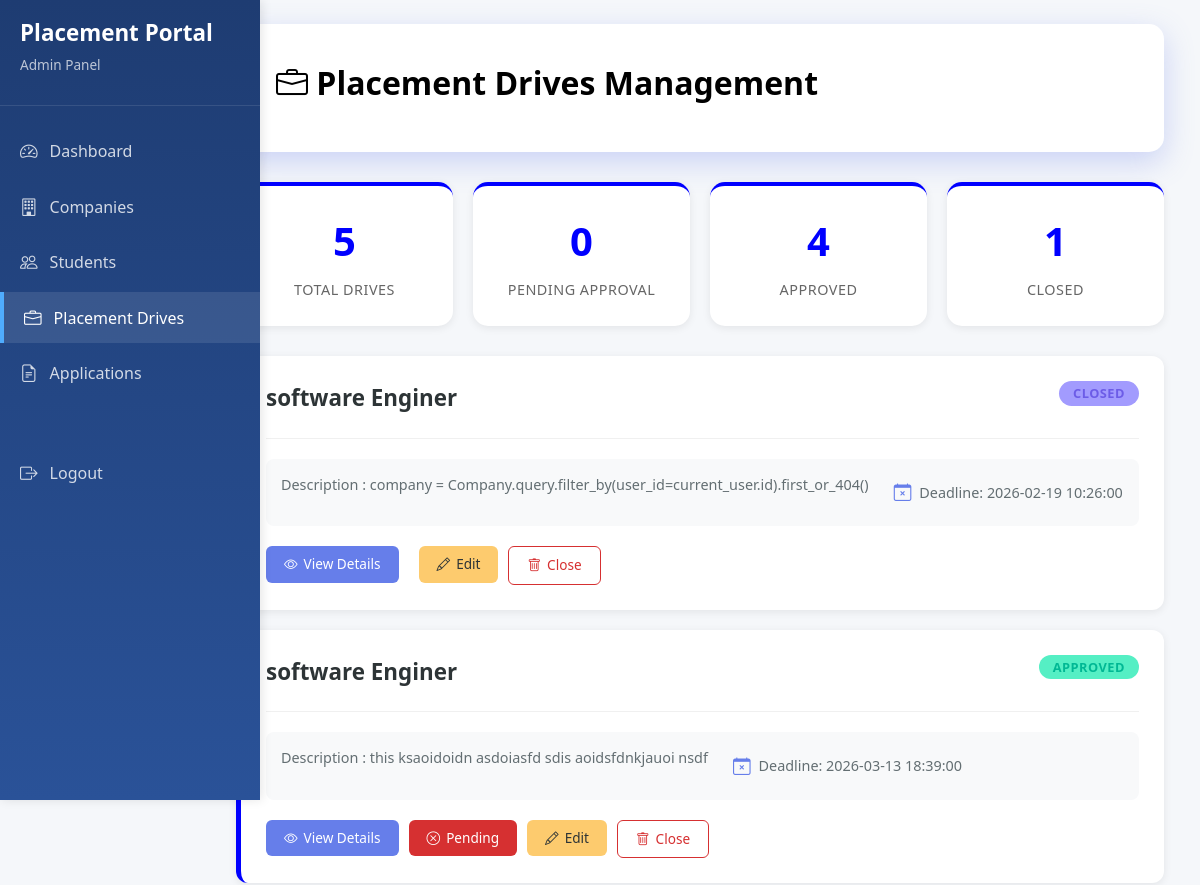
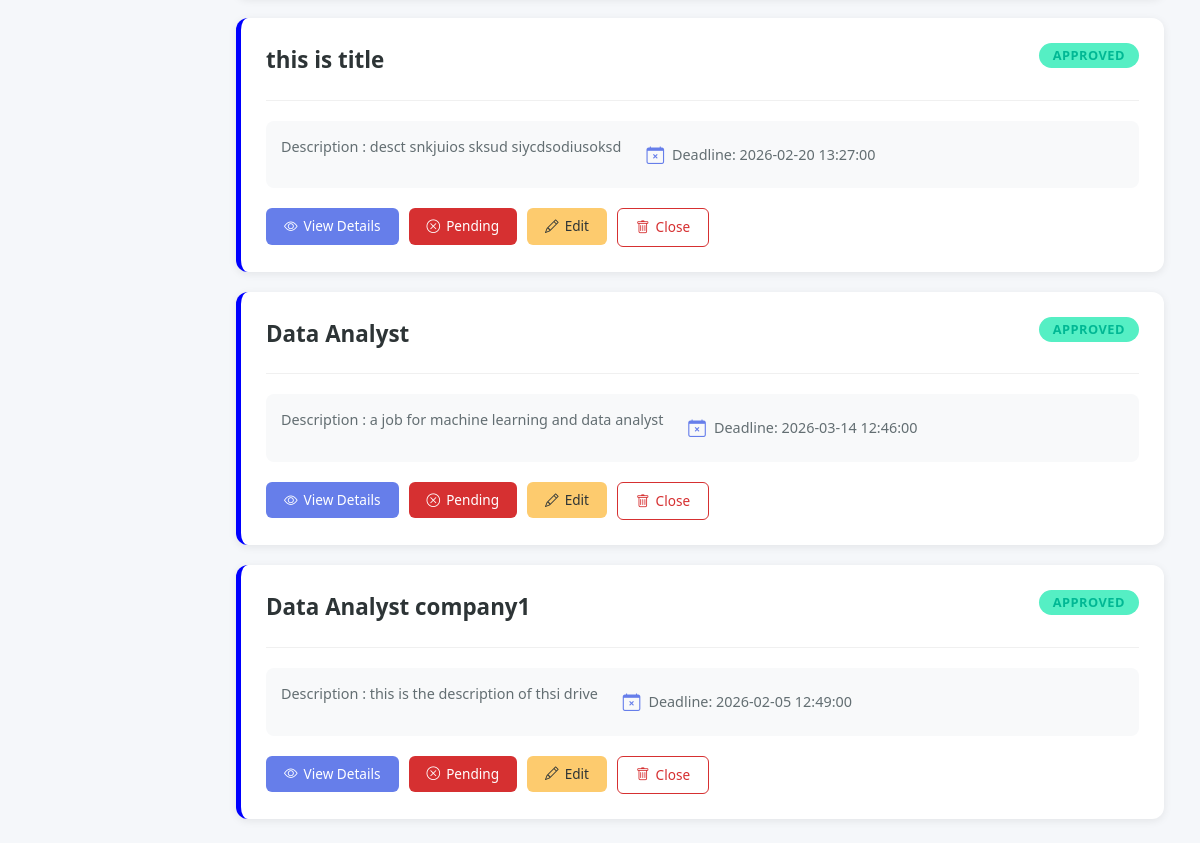
/admin/drives (signed in), run on an earlier commit of the app's database (2 pictures, top to bottom).
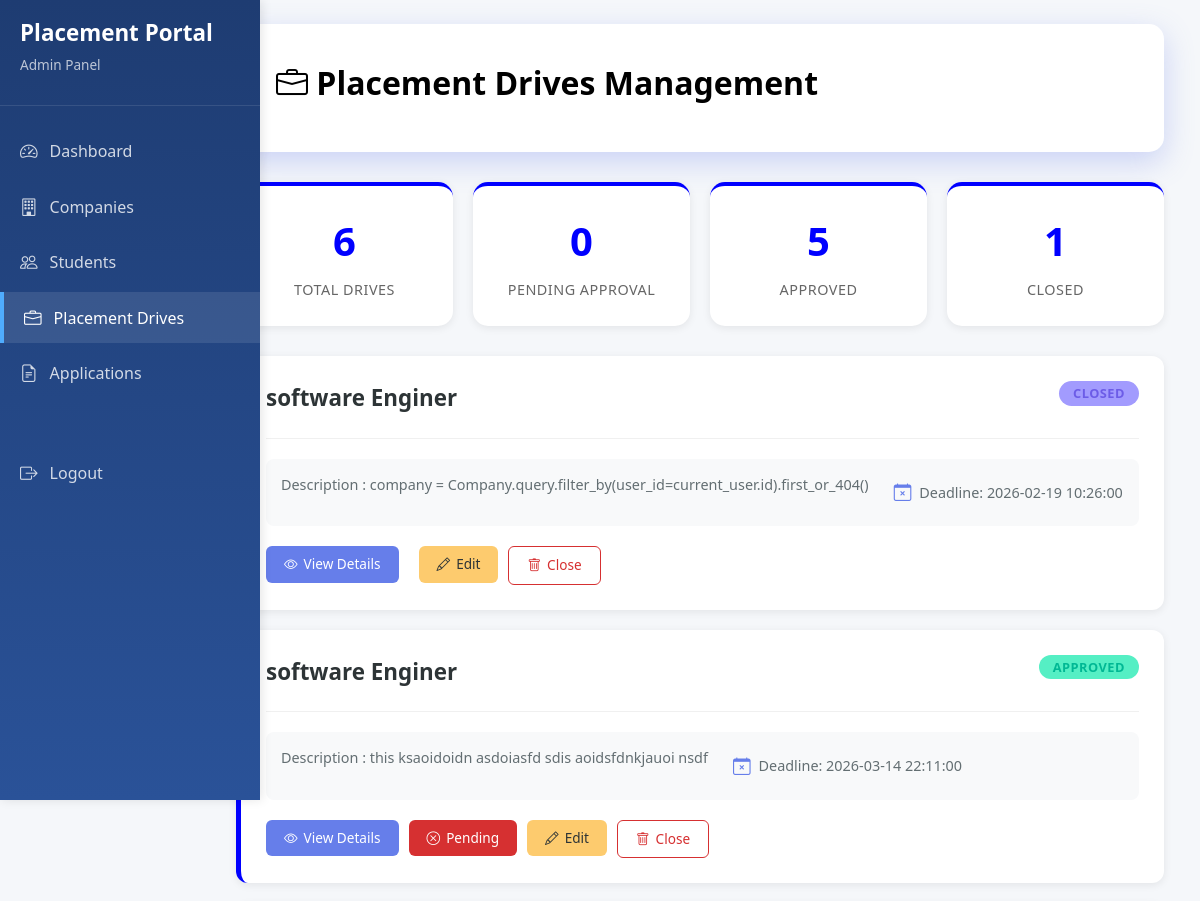
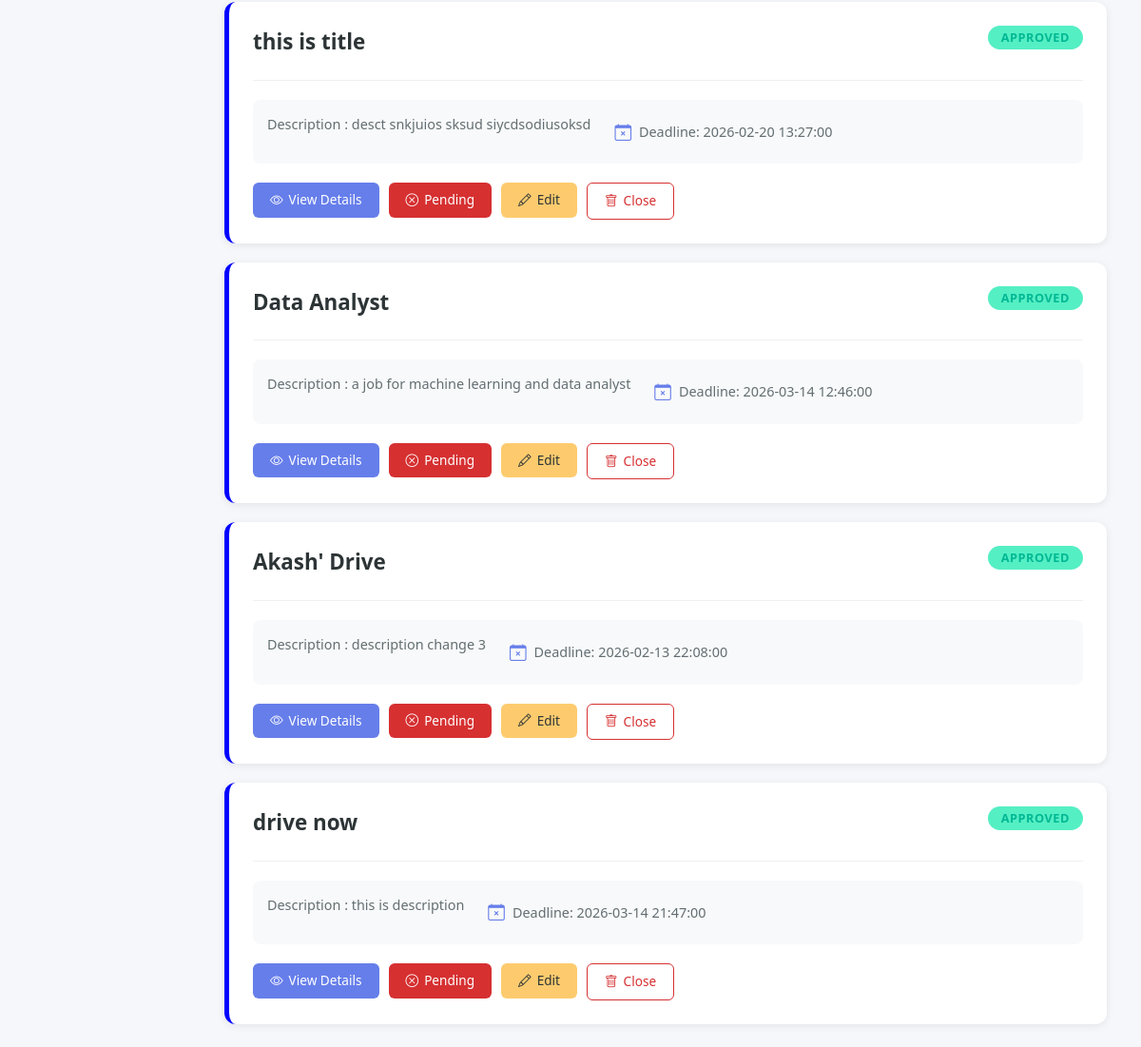
And on a later commit of the database (2 pictures, top to bottom).
### portal/models.py (models this page shows)
class Drive(db.Model,UserMixin):
    __tablename__ = 'placement_drives'
    id = db.Column(db.Integer , primary_key = True)
    company_id = db.Column(db.Integer,db.ForeignKey('companies.id') , nullable = False)
    job_title = db.Column(db.String(100), nullable = False)
    description = db.Column(db.String(200), nullable = False)
    eligibility = db.Column(db.String(100), nullable = False)
    deadline = db.Column(db.DateTime, nullable = False)
    status = db.Column(db.String(20), nullable = False,default ='APPROVED') #APPROVED,PENDING,CLOSED
    company = db.relationship('Company' , backref = 'companies')

### app.py (the view)
@app.route('/admin/drives')
@login_required
def admin_drives():
    d = Drive.query.all()
    t_p = len(Drive.query.filter_by(status = 'PENDING').all())
    t_a = len(Drive.query.filter_by(status = 'APPROVED').all())
    t_c = len(Drive.query.filter_by(status = 'CLOSED').all())
    return render_template('admin/admin_drives.html',t_d = len(d),t_p = t_p,t_c = t_c , t_a = t_a,drive = d)

### app.py (called while the page is built)
@login_manager.user_loader
def load_user(user_id):
    return User.query.get(int(user_id))

### templates/admin/admin_drives.html (shortened to what this page needs)
{% extends "admin/admin_base.html" %}
{% block content %}
<div class="header">
    <h1><i class="bi bi-briefcase"></i> Placement Drives Management</h1>
</div>
<div class="stats">
    <div class="stat hov">
        <div class="stat-number">{{t_d}}</div>
        <div class="stat-label">Total Drives</div>
    </div>
    <div class="stat hovr">
        <div class="stat-number">{{t_p}}</div>
        <div class="stat-label">Pending Approval</div>
    </div>
    <div class="stat hov">
        <div class="stat-number">{{t_a}}</div>
        <div class="stat-label">Approved</div>
    </div>
    <div class="stat hovr">
        <div class="stat-number">{{t_c}}</div>
        <div class="stat-label">Closed</div>
    </div>
</div>
<div class="drives-container">
    {% for d in drive %}
    <div class="drive-card pending">
        <div class="drive-header">
            <div style="display: flex; align-items: start; flex: 1;">
                <div class="drive-title-section">
                    <div class="drive-title">{{d.job_title}} </div>
                </div>
            </div>
            <div class="status-badges">
                {% if d.status == 'APPROVED'%}
                <span class="badge badge-approved">APPROVED</span>
                {% elif d.status == 'PENDING' %}
                <span class="badge badge-pending">PENDING</span>
                {% else %}
                <span class="badge badge-closed">CLOSED</span>
                {% endif %}
            </div>
        </div>
        <div class="drive-meta">
            <div class="meta-item">
                <p>Description : {{d.description}} </p>
            </div>
            <div class="meta-item">
                <i class="bi bi-calendar-x"></i>
                <span>Deadline: {{d.deadline}}</span>
            </div>
        </div>
        <div class="action-buttons">
            <a href="{{url_for('drive_detail' , drive_id = d.id)}}">
                <button class="btn-action btn-view">
                    <i class="bi bi-eye"></i> View Details
                </button>
            </a>
            <a href="{{url_for('app_drive', drive_id=d.id)}}">
                {% if d.status == 'PENDING' %}
                <button class="btn-action btn-approve">
                    <i class="bi bi-check-circle"></i> Approve
                </button>
                {% elif d.status == 'APPROVED' %}
                <button class="btn-action btn-reject">
                    <i class="bi bi-x-circle"></i> Pending
                </button>
                {% endif %}
            </a>
            <a href="{{url_for('edit_drive' , drive_id = d.id)}}">
                <button class="btn-action btn-edit">
                    <i class="bi bi-pencil"></i>
                    Edit
                </button>
            </a>
            <a href="{{url_for('close_drive' , drive_id = d.id)}}">
                <button class="btn-action btn-delete">
                    <i class="bi bi-trash"></i> Close
                </button>
            </a>
        </div>
    </div>
    {% endfor %}
</div>
{% endblock %}

What changed in the data, as far as the page shows it:
changed Drive "this ksaoidoidn asdoiasfd sdis aoidsfdnkjauoi nsdf": deadline "2026-03-13 18:39:00" → "2026-03-14 22:11:00"
changed Drive: job_title "Data Analyst company1" → "Akash' Drive"; description "this is the description of thsi drive" → "description change 3"; deadline "2026-02-05 12:49:00" → "2026-02-13 22:08:00"
added Drive: job_title "drive now", status "APPROVED", description "this is description", deadline "2026-03-14 21:47:00"
Also different on the page:
{{ t_d }}: "5" → "6"
{{ t_a }}: "4" → "5"
